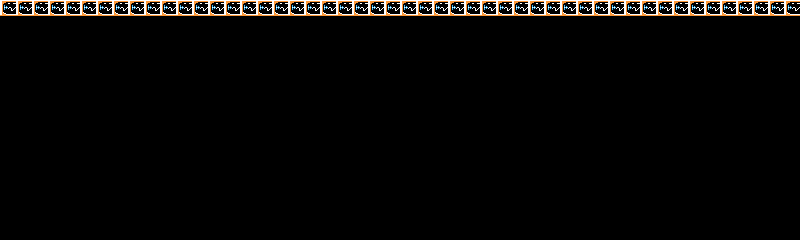

A level layout from a 2D game, rendered from its tile map. Below: a short description, then the map file with tile-grid data replaced by summaries:
An orthogonal 50x15 tile map with 16x16 px tiles, 1 tile layer (Capa de Patrones 1).

<map version="1.0" orientation="orthogonal" renderorder="left-up" width="50" height="15" tilewidth="16" tileheight="16" nextobjectid="1">
 <tileset firstgid="1" name="mm1bgset" tilewidth="16" tileheight="16" spacing="4" margin="1" tilecount="360" columns="10">
  <image source="mm1bgset.png" width="198" height="718" />
 </tileset>
 <layer name="Capa de Patrones 1" width="50" height="15">
  <data>[750 cells, 50 non-empty, 1 distinct tile ids]</data>
 </layer>
</map>
